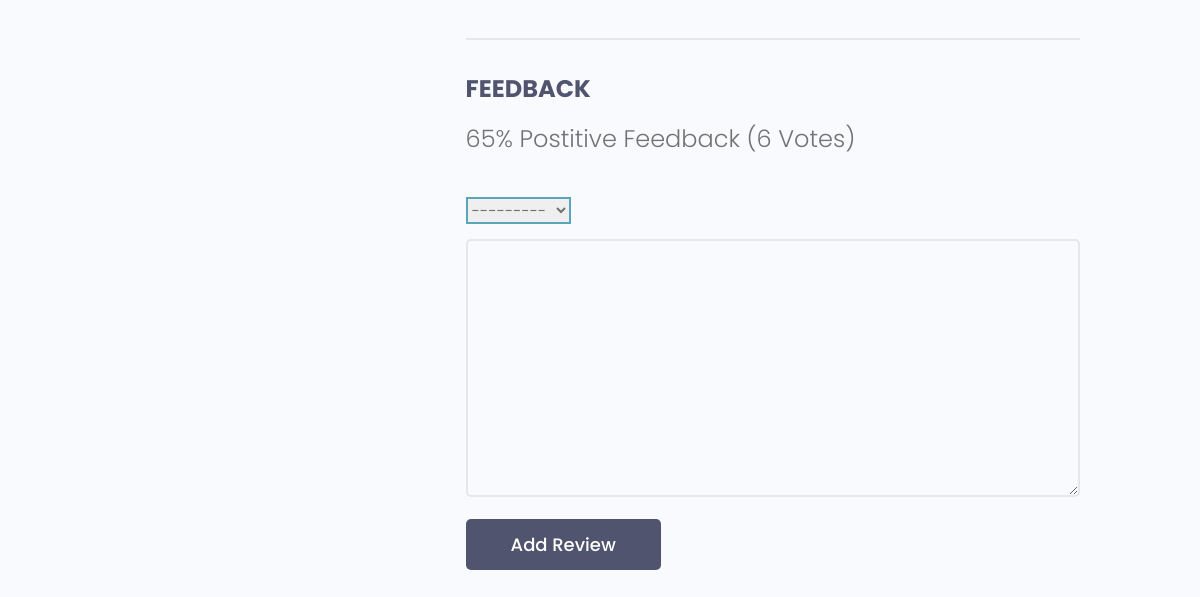
The app's page /projects/project/303b7b35-13c2-49eb-9d2c-070261ddd798/ (lower part), older data.
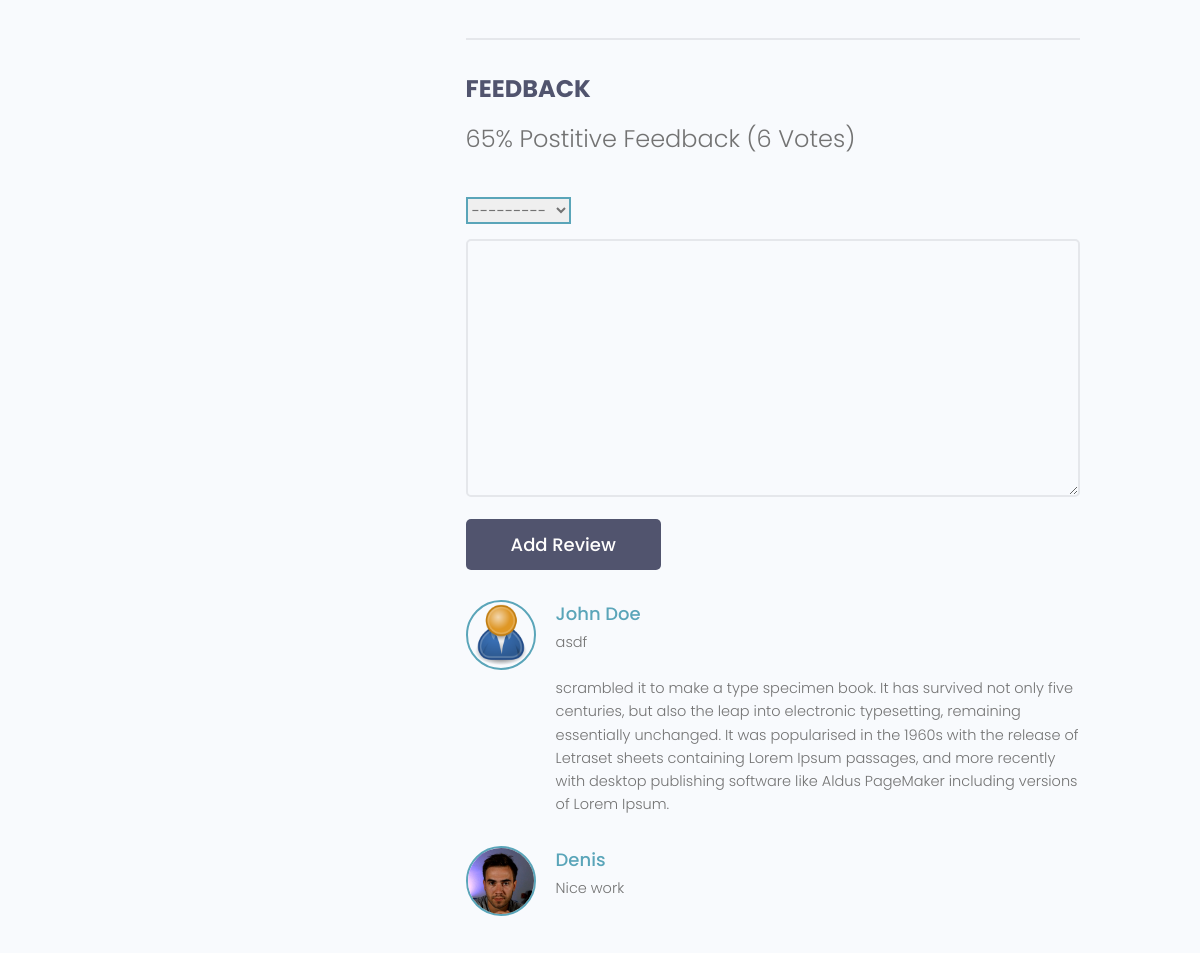
The same page, newer data.
### projects/models.py (models this page shows, shortened)
class Review(models.Model):
    VOTE_TYPE = (
        ('up', 'Up Vote'),
        ('down', 'Down Vote'),
    )
    owner = models.ForeignKey(Profile, on_delete=models.CASCADE, null=True)
    project = models.ForeignKey(Project, on_delete=models.CASCADE)
    body = models.TextField(null=True, blank=True)
    value = models.CharField(max_length=200, choices=VOTE_TYPE)
    created = models.DateTimeField(auto_now_add=True)
    id = models.UUIDField(default=uuid.uuid4, unique=True, primary_key=True, editable=False)
    class Meta:
        unique_together = [['owner', 'project']]

### users/models.py (models this page shows, shortened)
class Profile(models.Model):
    user = models.OneToOneField(User, on_delete=models.CASCADE, null=True, blank=True)
    name = models.CharField(max_length=200, blank=True, null=True)
    email = models.EmailField(max_length=500, blank=True, null=True)
    username = models.CharField(max_length=200, blank=True, null=True)
    location = models.CharField(max_length=200, blank=True, null=True)
    short_intro = models.CharField(max_length=200, blank=True, null=True)
    bio = models.TextField(blank=True, null=True)
    profile_image = models.ImageField(null=True, blank=True, upload_to='profiles/', default="profiles/user-default.png")
    social_github = models.CharField(max_length=200, blank=True, null=True)
    social_twitter = models.CharField(max_length=200, blank=True, null=True)
    social_linkedin = models.CharField(max_length=200, blank=True, null=True)
    social_youtube = models.CharField(max_length=200, blank=True, null=True)
    social_website = models.CharField(max_length=200, blank=True, null=True)
    created = models.DateTimeField(auto_now_add=True)
    id = models.UUIDField(default=uuid.uuid4, unique=True, primary_key=True, editable=False)

### projects/views.py (the view, shortened to what this page needs)
# urls.py: path("project/<str:pk>/", views.project, name="project"),
def project(request, pk):
    projectObj = Project.objects.get(id=pk)
    form = ReviewForm()
    return render(request, 'projects/single-project.html', {'project': projectObj, 'form': form})

### projects/forms.py
class ReviewForm(ModelForm):
    class Meta:
        model = Review
        fields = ['value', 'body']
        lables = {
            'values': 'Place your vote',
            'body': 'Add a comment with your vote'
        }
    def __init__(self, *args, **kwargs):
        super(ReviewForm, self).__init__(*args, **kwargs)
        for name, field in self.fields.items():
            field.widget.attrs.update({'class':'input'})

### projects/models.py (called while the page is built)
    def __str__(self):
        return self.name

### projects/templates/projects/single-project.html (shortened to what this page needs)
{% extends 'main.html' %}
{% block content %}
 <main class="singleProject my-md">
    <div class="container">
      <div class="layout">
        <div class="column column--1of3">
        </div>
        <div class="column column--2of3">
          <div class="comments">
            <h3 class="singleProject__subtitle">Feedback</h3>
            <h5 class="project--rating">
              {{project.vote_ratio}}% Postitive Feedback ({{project.vote_total}} Vote{{project.vote_total|pluralize:"s"}})
            </h5>
            <form class="form" action="{% url 'project' project.id %}" method="POST">
              {% for field in form %}
              <div class="form__field">
                {{field}}
              </div>
              {% endfor %}
              <input class="btn btn--sub btn--lg" type="submit" value="Add Review" />
            </form>
            <div class="commentList">
              {% for review in project.review_set.all %}
              {% if review.body %}
              <div class="comment">
                <a href="{% url 'user-profile' review.owner.id %}">
                  <img class="avatar avatar--md"
                    src="{{review.owner.profile_image.url}}" alt="user" />
                </a>
                <div class="comment__details">
                  <a href="{% url 'user-profile' review.owner.id %}" class="comment__author">{{review.owner.name}}</a>
                  <p class="comment__info">{{review.body|linebreaksbr}}</p>
                </div>
              </div>
              {% endif %}
              {% endfor %}
            </div>
          </div>
        </div>
      </div>
    </div>
  </main>
{% endblock content %}

Row changes from the older to the newer data that the page shows:
added Review: owner.profile_image (placeholder picture), owner.name "John Doe", body "asdf scrambled it to make a type specimen book. It has survived not only five centuries, but also the leap into electronic typesetting, remaining essentially unchanged. It was popularised in the 1960s with the release of Letraset sheets containing Lorem Ipsum passages, and more recently with desktop publishing software like Aldus PageMaker including versions of Lorem Ipsum."
added Review: owner.profile_image (picture), owner.name "Denis", body "Nice work"
